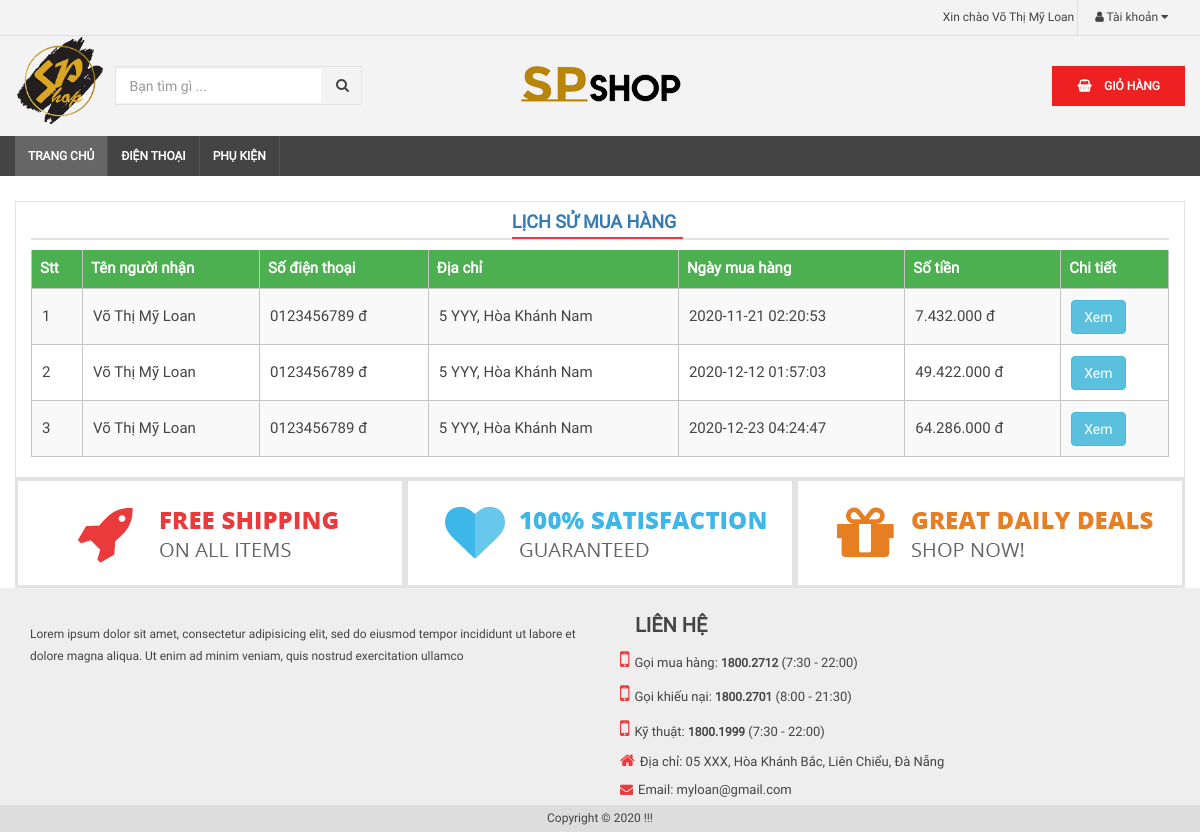
/ls-mua-hang.php (signed in), run on the app's committed database.
### tables this page shows
CREATE TABLE `transaction` (
  `id` int(11) NOT NULL,
  `amount` int(11) DEFAULT NULL,
  `users_id` int(11) DEFAULT NULL,
  `name` varchar(100) DEFAULT NULL,
  `phone` varchar(50) DEFAULT NULL,
  `address` varchar(100) DEFAULT NULL,
  `status` tinyint(4) DEFAULT 0,
  `created_at` timestamp NULL DEFAULT current_timestamp(),
  `updated_at` timestamp NULL DEFAULT current_timestamp() ON UPDATE current_timestamp()
);

### libraries/Database.php (called while the page is built, shortened)
<?php
class Database{
     public $link;
     public function __construct()
     {
        $this->link = mysqli_connect("localhost","root","","webphp") or die ();
         mysqli_set_charset($this->link,"utf8");
     }
        public function fetchsql( $sql )
        {
            $result = mysqli_query($this->link,$sql) or die("Lỗi  truy vấn sql " .mysqli_error($this->link));
            $data = [];
            if( $result)
            {
                while ($num = mysqli_fetch_assoc($result))
                {
                    $data[] = $num;
                }
            }
            return $data;
        }
    }
?>

### autoload/autoload.php (called while the page is built, shortened)
<?php
	require_once __DIR__. '/../libraries/Database.php';
	require_once __DIR__. '/../libraries/Function.php';
	$db = new Database;
 ?>

### libraries/Function.php (called while the page is built, shortened)
<?php
    function formatPrice($number)
    {
        $number = intval($number);
        return number_format($number,0,',','.');
    }
 ?>

### ls-mua-hang.php (the view, shortened to what this page needs)
<?php require_once __DIR__. '/autoload/autoload.php';
	$id = $_SESSION['name_id'];
	$sql = "SELECT * FROM transaction WHERE users_id = $id";
    $trans = $db->fetchsql($sql);
 ?>
<?php require_once __DIR__. '/layouts/header.php'; ?>
 <div class="col-md-12 bor">
 	 <section class="box-main1">
        <h3 class="title-main" style="text-align: center;"><a href="javascript:void(0)"> Lịch sử mua hàng </a> </h3>
         <table class="table table-striped table2">
		  <thead>
		    <tr>
		      <th scope="col">Stt</th>
		      <th scope="col">Tên người nhận</th>
		      <th scope="col">Số điện thoại</th>
		      <th scope="col">Địa chỉ</th>
		      <th scope="col">Ngày mua hàng</th>
		      <th scope="col">Số tiền</th>
		      <th scope="col">Chi tiết</th>
		    </tr>
		  </thead>
		  <tbody>
		  	<?php if (count($trans)>0): ?>
		  		<?php $stt=1;$sum=0 ;foreach ($trans as $item): ?>
			  		<tr>
			      	  <th scope="row"><?php echo $stt ?></th>
				      <td><?php echo $item['name'] ?></td>
				      <td><?php echo $item['phone'] ?> đ</td>
				      <td>
				      	<?php echo $item['address'] ?>
				      </td>
				      <td><?php echo $item['created_at'] ?></td>
				      <td><?php echo formatPrice($item['amount']) ?> đ</td>
				      <td>
				      	<a class="btn btn-info" href="chi-tiet-don-hang.php?id=<?php echo $item['id'] ?>">Xem</a>
				      </td>
				    </tr>
		  		<?php $stt+=1;endforeach?>
		  </tbody>
		   <?php endif ?>
		</table>
    </section>
</div>
<?php require_once __DIR__. '/layouts/footer.php'; ?>

### public/frontend/css/style.css (style rules this page uses)
* { margin: 0px; padding: 0px; font-size: 12px; font-family: "Roboto"; color: #444; font-weight: 400; }
h1,h2,h3,h4,h5,h6 { padding:0px; margin: 0px; }
.bor { border: 1px solid #e3e3e3; }
.title-main { border-bottom:2px solid #e3e3e3; padding: 5px 5px 5px 0px; }
.title-main a { font-weight: bold; padding: 5px 7px 5px 0px; font-size: 18px; border-bottom: 2px solid #ea3a3c; text-transform: uppercase; }
.table>thead>tr>th { font-size: 15px; font-weight: bold; background-color: #4caf50; color: white; border:1px solid #c6c3c3; }
.table { margin-top: 10px; }
.table>tbody>tr>td, .table>tbody>tr>th { padding-top: 30px; font-size: 15px; border:1px solid #c6c3c3; }
.table2>tbody>tr>td,.table2>tbody>tr>th { padding: 10px; line-height:34px ; }

### data on the page
transaction: name "Võ Thị Mỹ Loan", phone "0123456789", address "5 YYY, Hòa Khánh Nam", created_at "2020-11-21 02:20:53", amount "7.432.000"
transaction: name "Võ Thị Mỹ Loan", phone "0123456789", address "5 YYY, Hòa Khánh Nam", created_at "2020-12-12 01:57:03", amount "49.422.000"
transaction: name "Võ Thị Mỹ Loan", phone "0123456789", address "5 YYY, Hòa Khánh Nam", created_at "2020-12-23 04:24:47", amount "64.286.000"

### other printed values
$_SESSION['name_user'] "Võ Thị Mỹ Loan"
